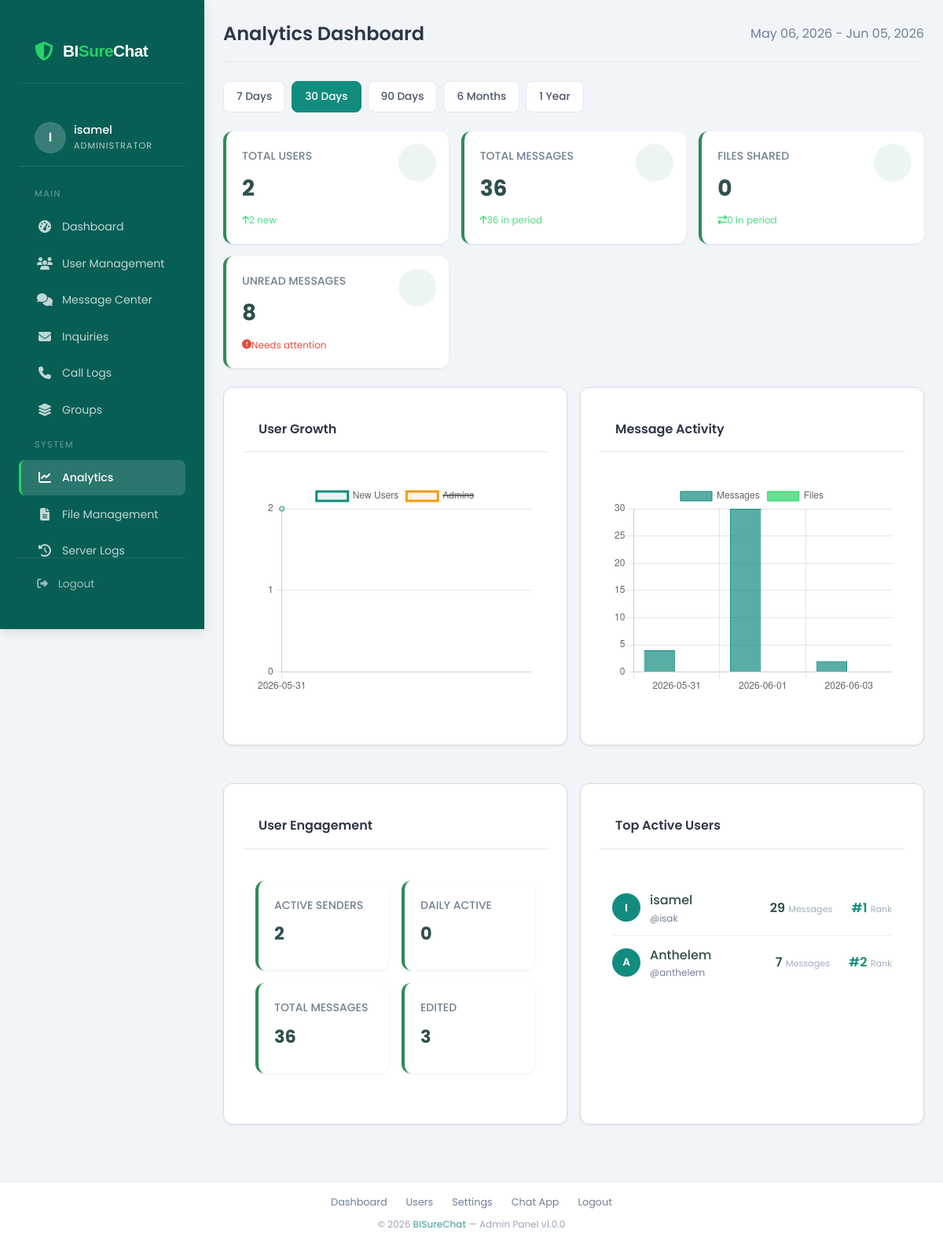
The page /admin/pages/analytics.php (signed in) on the database as committed earlier.
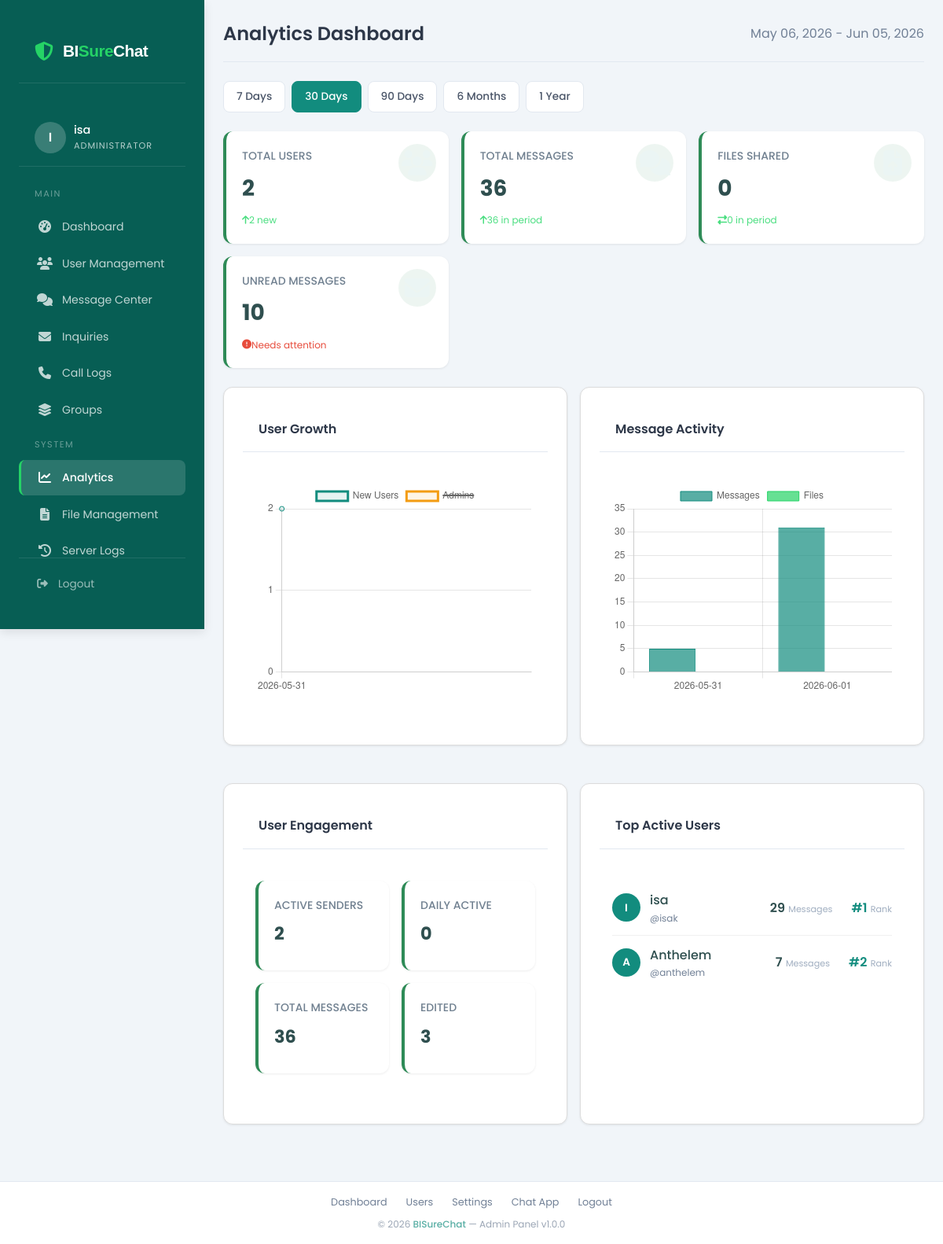
The same page on the database as committed later.
### tables this page shows
CREATE TABLE `users` (
  `id` bigint(20) UNSIGNED NOT NULL,
  `uuid` char(36) NOT NULL,
  `fullname` varchar(150) NOT NULL,
  `username` varchar(50) NOT NULL,
  `email` varchar(255) NOT NULL,
  `phone` varchar(30) DEFAULT NULL,
  `password_hash` varchar(255) NOT NULL,
  `profile_photo` varchar(255) DEFAULT NULL,
  `bio` varchar(255) DEFAULT NULL,
  `status_message` varchar(255) DEFAULT 'Available',
  `role` enum('normal','admin') NOT NULL DEFAULT 'normal',
  `is_verified` tinyint(1) DEFAULT 0,
  `is_online` tinyint(1) DEFAULT 0,
  `last_seen` datetime DEFAULT NULL,
  `created_at` timestamp NOT NULL DEFAULT current_timestamp(),
  `updated_at` timestamp NOT NULL DEFAULT current_timestamp() ON UPDATE current_timestamp()
);

### admin/pages/analytics.php (the view, shortened to what the changed rows need)
<?php
require_once __DIR__ . '/../../config/db.php';
$timePeriod = isset($_GET['period']) ? intval($_GET['period']) : 30;
$timePeriod = in_array($timePeriod, [7, 30, 90, 180, 365]) ? $timePeriod : 30;
$endDate = date('Y-m-d');
$startDate = date('Y-m-d', strtotime("-$timePeriod days"));
$userGrowthQuery = "
    SELECT
        DATE(created_at) as date,
        COUNT(*) as count,
        SUM(CASE WHEN role = 'admin' THEN 1 ELSE 0 END) as admins
    FROM users
    WHERE created_at BETWEEN ? AND ?
    GROUP BY DATE(created_at)
    ORDER BY date
";
$stmt = $conn->prepare($userGrowthQuery);
$stmt->bind_param("ss", $startDate, $endDate);
$stmt->execute();
$userGrowthResult = $stmt->get_result();
$userGrowthLabels = [];
$userGrowthCounts = [];
$adminCounts = [];
while ($row = $userGrowthResult->fetch_assoc()) {
    $userGrowthLabels[] = $row['date'];
    $userGrowthCounts[] = $row['count'];
    $adminCounts[] = $row['admins'];
}
$messageActivityQuery = "
    SELECT
        DATE(created_at) as date,
        COUNT(*) as total,
        COUNT(DISTINCT sender_id) as active_senders,
        SUM(CASE WHEN attachment_path IS NOT NULL THEN 1 ELSE 0 END) as files_count
    FROM messages
    WHERE created_at BETWEEN ? AND ? AND is_deleted = 0
    GROUP BY DATE(created_at)
    ORDER BY date
";
$stmt = $conn->prepare($messageActivityQuery);
$stmt->bind_param("ss", $startDate, $endDate);
$stmt->execute();
$messageActivityResult = $stmt->get_result();
$messageActivityLabels = [];
$messageActivityCounts = [];
$fileMessageCounts = [];
while ($row = $messageActivityResult->fetch_assoc()) {
    $messageActivityLabels[] = $row['date'];
    $messageActivityCounts[] = $row['total'];
    $fileMessageCounts[] = $row['files_count'];
}
$topUsersQuery = "
    SELECT
        u.id,
        u.fullname,
        u.username,
        u.email,
        COUNT(m.id) as message_count
    FROM users u
    LEFT JOIN messages m ON u.id = m.sender_id AND m.is_deleted = 0
    WHERE m.created_at BETWEEN ? AND ? OR m.created_at IS NULL
    GROUP BY u.id
    ORDER BY message_count DESC
    LIMIT 5
";
$stmt = $conn->prepare($topUsersQuery);
$stmt->bind_param("ss", $startDate, $endDate);
$stmt->execute();
$topUsersResult = $stmt->get_result();
$platformStatsQuery = "
    SELECT
        (SELECT COUNT(*) FROM users) as total_users,
        (SELECT COUNT(*) FROM messages WHERE is_deleted = 0) as total_messages,
        (SELECT COUNT(*) FROM messages WHERE attachment_path IS NOT NULL AND is_deleted = 0) as total_files,
        (SELECT COUNT(*) FROM messages m WHERE m.is_deleted = 0 AND m.id NOT IN (SELECT mr.message_id FROM message_reads mr)) as unread_messages
";
$platformStatsResult = $conn->query($platformStatsQuery);
$platformStats = $platformStatsResult->fetch_assoc();
?>
<!DOCTYPE html>
<html lang="en">
<head>
    <link rel="stylesheet" href="https://cdnjs.cloudflare.com/ajax/libs/font-awesome/6.4.0/css/all.min.css">
    <link rel="stylesheet" href="../css/main.css">
</head>
<body>
    <?php include __DIR__ . '/../includes/sidebar.php'; ?>
    <div class="main-content">
        <div class="page-header">
            <h1 class="page-title">Analytics Dashboard</h1>
        </div>
        <div class="stats-grid">
            <div class="stat-card">
                <div class="stat-title">Unread Messages</div>
                <div class="stat-value"><?= number_format($platformStats['unread_messages']) ?></div>
                <div class="stat-change <?= $platformStats['unread_messages'] > 0 ? 'danger' : '' ?>">
                    <?php if ($platformStats['unread_messages'] > 0): ?>
                        <i class="fas fa-exclamation-circle mr-1"></i> Needs attention
                    <?php else: ?>
                        <i class="fas fa-check-circle mr-1"></i> All caught up
                    <?php endif; ?>
                </div>
                <div class="stat-icon"><i class="fas fa-envelope"></i></div>
            </div>
        </div>
        <div class="charts-row">
            <div class="card">
                <div class="card-header"><h2 class="card-title">User Growth</h2></div>
            </div>
            <div class="card">
                <div class="card-header"><h2 class="card-title">Message Activity</h2></div>
                <div class="chart-container"><canvas id="messageActivityChart"></canvas></div>
            </div>
        </div>
        <div class="charts-row">
            <div class="card">
                <div class="card-header"><h2 class="card-title">User Engagement</h2></div>
            </div>
            <div class="card">
                <div class="card-header"><h2 class="card-title">Top Active Users</h2></div>
                <?php if ($topUsersResult->num_rows > 0): ?>
                    <ul class="top-users-list">
                        <?php $rank = 1; while ($user = $topUsersResult->fetch_assoc()): ?>
                            <li>
                                <div class="user-info">
                                    <div class="user-avatar-sm"><?= strtoupper(substr($user['fullname'] ?? $user['username'] ?? 'U', 0, 1)) ?></div>
                                    <div>
                                        <div style="font-weight:500;"><?= htmlspecialchars($user['fullname'] ?? $user['username']) ?></div>
                                        <div style="font-size:0.75rem;color:#718096;">@<?= htmlspecialchars($user['username']) ?></div>
                                    </div>
                                </div>
                                <div class="user-stats">
                                    <div class="user-stat">
                                        <span class="user-stat-value"><?= $user['message_count'] ?></span>
                                        <span class="user-stat-label">Messages</span>
                                    </div>
                                    <div class="user-stat">
                                        <span style="color:#128C7E;font-weight:600;">#<?= $rank++ ?></span>
                                        <span class="user-stat-label">Rank</span>
                                    </div>
                                </div>
                            </li>
                        <?php endwhile; ?>
                    </ul>
                <?php endif; ?>
            </div>
        </div>
    </div>
    <?php include __DIR__ . '/../includes/footer.php'; ?>
    <script>
        // User Growth Chart
        new Chart(document.getElementById('userGrowthChart'), {
            type: 'line',
            data: {
                labels: <?= json_encode($userGrowthLabels) ?>,
                datasets: [
                    {
                        label: 'New Users',
                        data: <?= json_encode($userGrowthCounts) ?>,
                        borderColor: '#128C7E',
                        backgroundColor: 'rgba(18,140,126,0.1)',
                        tension: 0.3,
                        fill: true
                    },
                    {
                        label: 'Admins',
                        data: <?= json_encode($adminCounts) ?>,
                        borderColor: '#F39C12',
                        backgroundColor: 'rgba(243,156,18,0.1)',
                        tension: 0.3,
                        fill: true,
                        hidden: true
                    }
                ]
            },
            options: {
                responsive: true,
                maintainAspectRatio: false,
                plugins: { legend: { position: 'top' } },
                scales: { y: { beginAtZero: true, ticks: { precision: 0 } } }
            }
        });
        // Message Activity Chart
        new Chart(document.getElementById('messageActivityChart'), {
            type: 'bar',
            data: {
                labels: <?= json_encode($messageActivityLabels) ?>,
                datasets: [
                    {
                        label: 'Messages',
                        data: <?= json_encode($messageActivityCounts) ?>,
                        backgroundColor: 'rgba(18,140,126,0.7)',
                        borderColor: '#128C7E',
                        borderWidth: 1
                    },
                    {
                        label: 'Files',
                        data: <?= json_encode($fileMessageCounts) ?>,
                        backgroundColor: 'rgba(37,211,102,0.7)',
                        borderColor: '#25D366',
                        borderWidth: 1
                    }
                ]
            },
            options: {
                responsive: true,
                maintainAspectRatio: false,
                plugins: { legend: { position: 'top' } },
                scales: { y: { beginAtZero: true, ticks: { precision: 0 } } }
            }
        });
    </script>
</body>
</html>

### admin/includes/sidebar.php (shortened to what the changed rows need)
<?php
$admin_name = $_SESSION['fullname'] ?? $_SESSION['username'] ?? 'Admin';
?>
<link rel="stylesheet" href="https://cdnjs.cloudflare.com/ajax/libs/font-awesome/6.4.0/css/all.min.css">
<aside class="sidebar" id="sidebar">
    <div class="sidebar-user">
        <div class="sidebar-user-info">
            <div class="sidebar-user-name"><?= htmlspecialchars($admin_name) ?></div>
            <div class="sidebar-user-role">Administrator</div>
        </div>
    </div>
</aside>

Rows that differ between the two databases and show on the page:
changed users "isak": fullname "isamel" → "isa"
Other text that changed with them:
$admin_name: "isamel" → "isa"
$platformStats['unread_messages']: "8" → "10"
chart data {{ json_encode($messageActivityLabels) }}: ["2026-05-31","2026-06-01","2026-06-03"] → ["2026-05-31","2026-06-01"]
chart data {{ json_encode($messageActivityCounts) }}: [4,30,2] → [5,31]
chart data {{ json_encode($fileMessageCounts) }}: ["0","0","0"] → ["0","0"]
